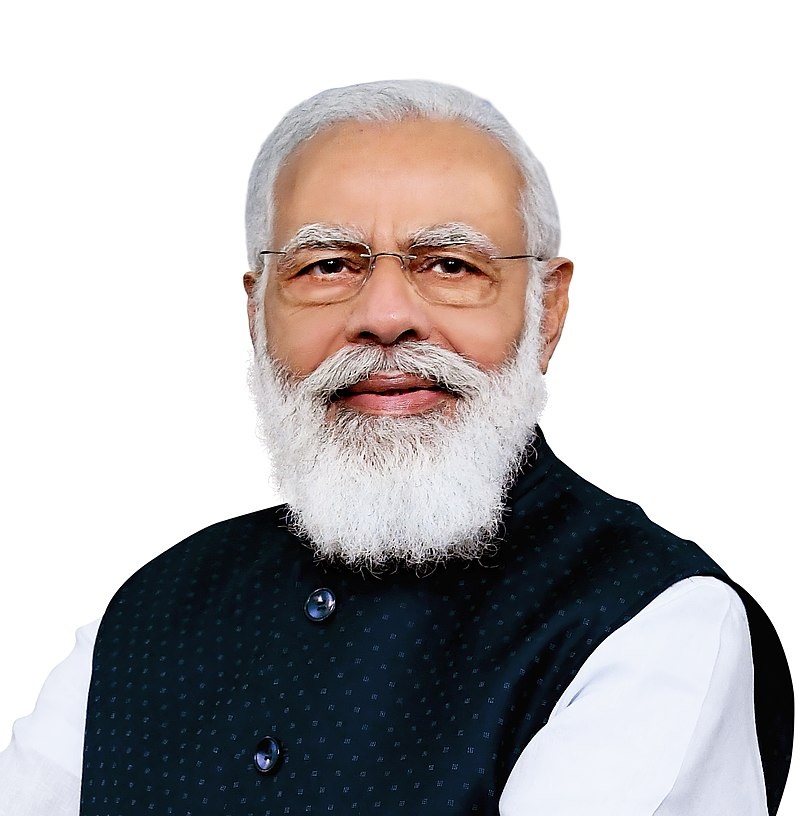
#> input picture Python Programming/OpenCV Python/Tutorial/modi.jpg, 800 x 816 px, found by its file name
$ python chapter3.py
#> lines starting #> are read from the running program, lines starting #| are printed output that depends on the picture
import cv2

img = cv2.imread("C:\Programming\Python Programming\OpenCV Python\Tutorial\modi.jpg")
#> img is the input picture: shape (816, 800, 3); mean B, G, R 182.4, 181.6, 184.8
cv2.imshow('image', img)
# print(img.shape)

imgResize = cv2.resize(img, (640, 480))
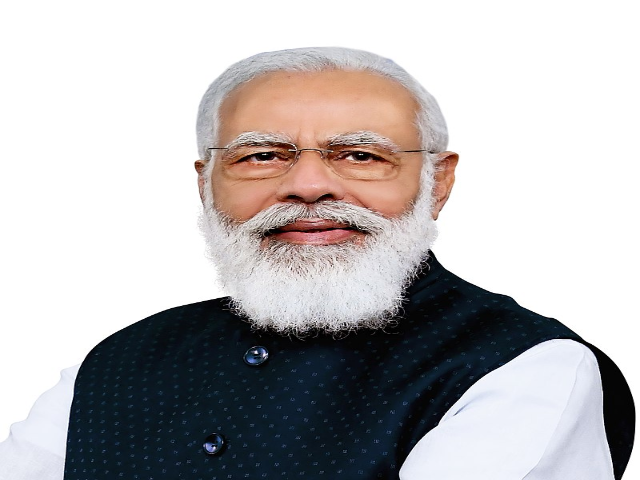
#> imgResize: shape (480, 640, 3); mean B, G, R 182.3, 181.5, 184.7
cv2.imshow('Resized image', img)

imgCrop = img[0:200, 200:350]
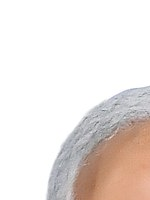
#> imgCrop: shape (200, 150, 3); mean B, G, R 223.9, 227.7, 235.4
cv2.imshow('Cropped image', imgCrop)

cv2.waitKey(0)
